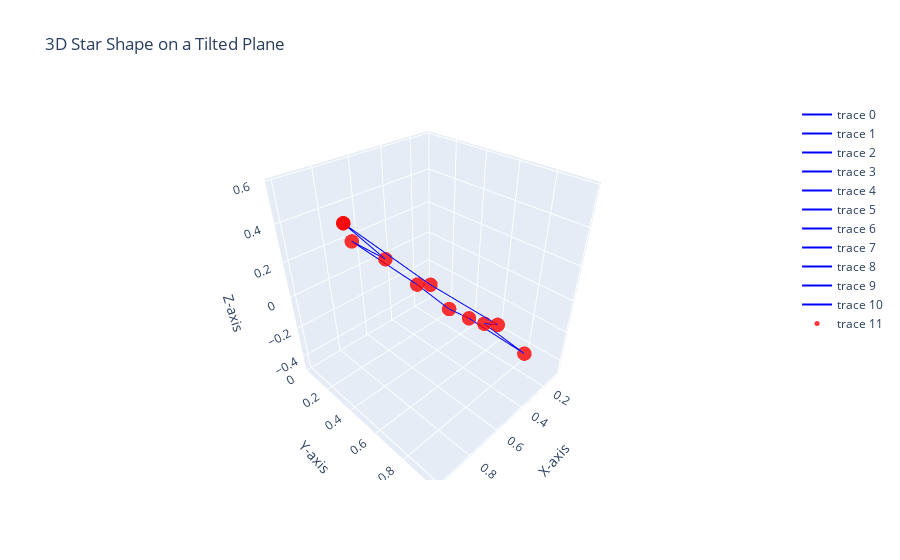

The code cell stored with this chart in its notebook:
### Code cell
print_boundary_dirichlet(path=csv_dir + boundary_csv)

### Figure 1 — Plotly figure (JSON) as saved in the notebook; plotly's stock layout.template omitted (floating-point values rounded to 4 significant figures)
{"data": [{"line": {"color": "blue", "width": 2}, "mode": "lines", "type": "scatter3d", "x": [1, 0.7023], "y": [0.5, 0.6469], "z": [0.5774, 0.2335]}, {"line": {"color": "blue", "width": 2}, "mode": "lines", "type": "scatter3d", "x": [0.7023, 0.6545], "y": [0.6469, 0.9755], "z": [0.2335, 0.1784]}, {"line": {"color": "blue", "width": 2}, "mode": "lines", "type": "scatter3d", "x": [0.6545, 0.4227], "y": [0.9755, 0.7378], "z": [0.1784, -0.08921]}, {"line": {"color": "blue", "width": 2}, "mode": "lines", "type": "scatter3d", "x": [0.4227, 0.09549], "y": [0.7378, 0.7939], "z": [-0.08921, -0.4671]}, {"line": {"color": "blue", "width": 2}, "mode": "lines", "type": "scatter3d", "x": [0.09549, 0.25], "y": [0.7939, 0.5], "z": [-0.4671, -0.2887]}, {"line": {"color": "blue", "width": 2}, "mode": "lines", "type": "scatter3d", "x": [0.25, 0.09549], "y": [0.5, 0.2061], "z": [-0.2887, -0.4671]}, {"line": {"color": "blue", "width": 2}, "mode": "lines", "type": "scatter3d", "x": [0.09549, 0.4227], "y": [0.2061, 0.2622], "z": [-0.4671, -0.08921]}, {"line": {"color": "blue", "width": 2}, "mode": "lines", "type": "scatter3d", "x": [0.4227, 0.6545], "y": [0.2622, 0.02447], "z": [-0.08921, 0.1784]}, {"line": {"color": "blue", "width": 2}, "mode": "lines", "type": "scatter3d", "x": [0.6545, 0.7023], "y": [0.02447, 0.3531], "z": [0.1784, 0.2335]}, {"line": {"color": "blue", "width": 2}, "mode": "lines", "type": "scatter3d", "x": [0.7023, 1], "y": [0.3531, 0.5], "z": [0.2335, 0.5774]}, {"line": {"color": "blue", "width": 2}, "mode": "lines", "type": "scatter3d", "x": [1, 1], "y": [0.5, 0.5], "z": [0.5774, 0.5774]}, {"marker": {"color": "red", "opacity": 0.8, "size": 5}, "mode": "markers", "type": "scatter3d", "x": [1, 0.7023, 0.6545, 0.4227, 0.09549, 0.25, 0.09549, 0.4227, 0.6545, 0.7023, 1], "y": [0.5, 0.6469, 0.9755, 0.7378, 0.7939, 0.5, 0.2061, 0.2622, 0.02447, 0.3531, 0.5], "z": [0.5774, 0.2335, 0.1784, -0.08921, -0.4671, -0.2887, -0.4671, -0.08921, 0.1784, 0.2335, 0.5774]}], "layout": {"scene": {"xaxis": {"title": {"text": "X-axis"}}, "yaxis": {"title": {"text": "Y-axis"}}, "zaxis": {"title": {"text": "Z-axis"}}}, "title": {"text": "3D Star Shape on a Tilted Plane"}}}
